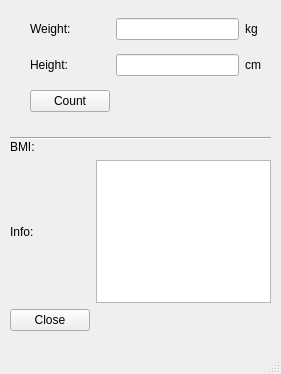
<?xml version="1.0" encoding="UTF-8"?>
<ui version="4.0">
 <class>MainWindow</class>
 <widget class="QMainWindow" name="MainWindow">
  <property name="geometry">
   <rect>
    <x>0</x>
    <y>0</y>
    <width>281</width>
    <height>374</height>
   </rect>
  </property>
  <property name="windowTitle">
   <string>MainWindow</string>
  </property>
  <widget class="QWidget" name="centralwidget">
   <widget class="QWidget" name="gridLayoutWidget">
    <property name="geometry">
     <rect>
      <x>30</x>
      <y>10</y>
      <width>231</width>
      <height>111</height>
     </rect>
    </property>
    <layout class="QGridLayout" name="gridLayout">
     <item row="1" column="0">
      <widget class="QLabel" name="heightLabel">
       <property name="text">
        <string>Height:</string>
       </property>
      </widget>
     </item>
     <item row="1" column="1">
      <widget class="QLineEdit" name="heightLineEdit"/>
     </item>
     <item row="0" column="1">
      <widget class="QLineEdit" name="weightLineEdit"/>
     </item>
     <item row="0" column="2">
      <widget class="QLabel" name="kgLabel">
       <property name="text">
        <string>kg</string>
       </property>
      </widget>
     </item>
     <item row="0" column="0">
      <widget class="QLabel" name="weightLabel">
       <property name="text">
        <string>Weight:</string>
       </property>
      </widget>
     </item>
     <item row="1" column="2">
      <widget class="QLabel" name="cmLabel">
       <property name="text">
        <string>cm</string>
       </property>
      </widget>
     </item>
     <item row="2" column="0">
      <widget class="QPushButton" name="countButton">
       <property name="text">
        <string>Count</string>
       </property>
      </widget>
     </item>
    </layout>
   </widget>
   <widget class="Line" name="line">
    <property name="geometry">
     <rect>
      <x>10</x>
      <y>130</y>
      <width>261</width>
      <height>16</height>
     </rect>
    </property>
    <property name="orientation">
     <enum>Qt::Horizontal</enum>
    </property>
   </widget>
   <widget class="QWidget" name="gridLayoutWidget_2">
    <property name="geometry">
     <rect>
      <x>10</x>
      <y>140</y>
      <width>261</width>
      <height>191</height>
     </rect>
    </property>
    <layout class="QGridLayout" name="gridLayout_2">
     <item row="0" column="1">
      <widget class="QLabel" name="resultLabel">
       <property name="text">
        <string/>
       </property>
      </widget>
     </item>
     <item row="1" column="0">
      <widget class="QLabel" name="infoLabel">
       <property name="text">
        <string>Info:</string>
       </property>
      </widget>
     </item>
     <item row="1" column="1">
      <widget class="QTextBrowser" name="infoTextBrowser"/>
     </item>
     <item row="0" column="0">
      <widget class="QLabel" name="bmiLabel">
       <property name="text">
        <string>BMI:</string>
       </property>
      </widget>
     </item>
     <item row="2" column="0">
      <widget class="QPushButton" name="closeButton">
       <property name="text">
        <string>Close</string>
       </property>
      </widget>
     </item>
    </layout>
   </widget>
  </widget>
  <widget class="QMenuBar" name="menubar">
   <property name="geometry">
    <rect>
     <x>0</x>
     <y>0</y>
     <width>281</width>
     <height>20</height>
    </rect>
   </property>
  </widget>
  <widget class="QStatusBar" name="statusbar"/>
 </widget>
 <resources/>
 <connections>
  <connection>
   <sender>closeButton</sender>
   <signal>clicked()</signal>
   <receiver>MainWindow</receiver>
   <slot>close()</slot>
   <hints>
    <hint type="sourcelabel">
     <x>50</x>
     <y>339</y>
    </hint>
    <hint type="destinationlabel">
     <x>140</x>
     <y>186</y>
    </hint>
   </hints>
  </connection>
 </connections>
</ui>
